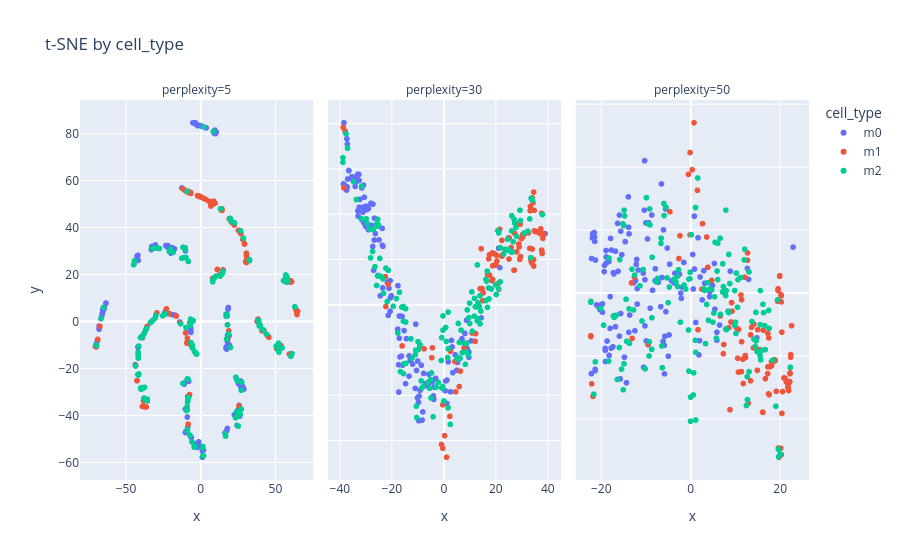

The notebook cell this image was saved under:
### Markdown cell above
pca has all of the variance in one component

### Code cell
perplexities = [5, 30, 50]
proj = []
for p in perplexities:
    tsne_xy = TSNE(n_components=2, perplexity=p, random_state=RANDOM_STATE).fit_transform(X_emb)
    proj.append(pd.DataFrame({"x": tsne_xy[:, 0], "y": tsne_xy[:, 1], "cell_type": data["cell_type"], "perplexity": p}))
proj = pd.concat(proj)

fig = px.scatter(proj, x="x", y="y", color="cell_type", facet_col="perplexity", title="t-SNE by cell_type")
fig.update_xaxes(matches=None)
fig.update_yaxes(matches=None)
fig.show()

### Figure 1 — Plotly figure (JSON) as saved in the notebook; plotly's stock layout.template omitted (floating-point values rounded to 4 significant figures; data arrays with more than 128 entries replaced by an {"elided": "..."} marker saying what was removed)
{"data": [{"hovertemplate": "cell_type=m0<br>perplexity=5<br>x=%{x}<br>y=%{y}<extra></extra>", "legendgroup": "m0", "marker": {"color": "#636efa", "symbol": "circle"}, "mode": "markers", "name": "m0", "showlegend": true, "type": "scattergl", "x": {"elided": "132 float values"}, "xaxis": "x", "y": {"elided": "132 float values"}, "yaxis": "y"}, {"hovertemplate": "cell_type=m0<br>perplexity=30<br>x=%{x}<br>y=%{y}<extra></extra>", "legendgroup": "m0", "marker": {"color": "#636efa", "symbol": "circle"}, "mode": "markers", "name": "m0", "showlegend": false, "type": "scattergl", "x": {"elided": "132 float values"}, "xaxis": "x2", "y": {"elided": "132 float values"}, "yaxis": "y2"}, {"hovertemplate": "cell_type=m0<br>perplexity=50<br>x=%{x}<br>y=%{y}<extra></extra>", "legendgroup": "m0", "marker": {"color": "#636efa", "symbol": "circle"}, "mode": "markers", "name": "m0", "showlegend": false, "type": "scattergl", "x": {"elided": "132 float values"}, "xaxis": "x3", "y": {"elided": "132 float values"}, "yaxis": "y3"}, {"hovertemplate": "cell_type=m1<br>perplexity=5<br>x=%{x}<br>y=%{y}<extra></extra>", "legendgroup": "m1", "marker": {"color": "#EF553B", "symbol": "circle"}, "mode": "markers", "name": "m1", "showlegend": true, "type": "scattergl", "x": [0.09072, -6.405, 8.04, -9.16, -42.66, -38.98, 2.061, 1.155, 58.06, -7.87, 6.867, 64.98, -67.51, -10.11, 31.51, 53.89, -38.26, -8.822, 13.6, 6.508, 5.372, -7.409, -2.033, -29.3, 28.61, 26.51, -35.9, 8.958, 14.32, -9.103, -16.25, -6.518, -36.43, -37.1, 44.52, 30.7, -29.74, 37.84, -9.046, 64.35, 30.13, 60.56, 26.99, 25.68, 64.44, 25.34, -11.78, 20.56, 60.55, -42.59, 31.03, -8.343, 63.42, 59.65, -7.62, 8.561, 64.59, 60.21, -22.86, -37.61, 30.92, 51.06, 12.96, 28.24, 22.51, 30.68, 41.13, 45.16, 18.79, 59.45, -6.619, -13.6, 63.84, 61.0, 42.38, 21.72, 29.43, 38.5, -1.24, 3.357, 29.38, 11.17, 30.72, -10.43, 8.728, 15.03, 9.658, 11.25, -10.71, -7.86, 6.603, 53.84, 21.55, -0.9927, 14.29, 45.7, -68.99, -69.84, -70.48, 18.04, 18.18, -20.99, -43.47, 19.13], "xaxis": "x", "y": [53.02, -9.985, 18.32, -9.242, -25.19, -36.15, 52.44, 52.72, 18.43, 55.36, 49.17, 4.375, -1.998, -4.845, 26.72, -10.84, -33.83, -7.087, 47.57, 50.88, 51.27, -31.11, 53.58, 3.644, 35.01, 37.97, -2.161, 50.05, 47.29, -8.915, 2.316, 54.52, -36.42, -36.37, -5.738, 25.09, 3.126, 0.02753, 55.13, 4.448, 25.5, -13.84, 37.47, -36.04, 3.283, 38.81, 56.47, 42.38, 17.26, -25.23, 25.32, -43.72, 5.847, -13.85, -31.67, 50.59, 2.966, 16.72, 5.366, -36.22, 27.12, -11.64, 19.92, 35.01, 41.09, 29.08, -3.977, -6.261, -4.007, -13.88, 54.85, -0.6292, 5.103, 16.9, -3.803, 41.78, 32.97, 1.037, 53.25, 52.0, 33.11, 22.14, 28.09, 55.8, 51.2, 22.0, 50.41, 22.18, 55.95, 54.89, 50.52, -10.25, 42.29, 53.48, 47.97, -6.724, -7.596, -10.85, -10.62, -1.368, -7.457, 3.327, -18.75, 43.76], "yaxis": "y"}, {"hovertemplate": "cell_type=m1<br>perplexity=30<br>x=%{x}<br>y=%{y}<extra></extra>", "legendgroup": "m1", "marker": {"color": "#EF553B", "symbol": "circle"}, "mode": "markers", "name": "m1", "showlegend": false, "type": "scattergl", "x": [36.99, -0.2511, 26.07, -0.7159, 12.27, 14.58, 36.32, 36.68, 17.05, 38.02, 34.79, 18.84, -37.83, 1.226, 29.52, 21.32, 14.13, 0.5076, 34.23, 35.05, 35.33, -4.223, 37.54, 6.087, 31.18, 32.24, 7.956, 34.63, 34.12, -0.2212, 2.715, 37.86, 15.31, 15.14, 22.95, 29.16, 6.523, 25.39, 38.12, 18.98, 29.07, 20.3, 31.94, -15.89, 19.47, 32.75, 38.67, 33.61, 17.45, 12.45, 29.13, -7.446, 18.65, 20.52, -4.467, 34.76, 19.62, 17.78, 4.743, 14.88, 29.47, 21.69, 27.41, 31.17, 33.24, 30.05, 24.0, 22.54, -22.15, 20.6, 37.85, 2.488, 18.97, 17.75, 23.76, 33.44, 30.54, 25.27, 37.32, 35.81, 30.5, 27.2, 29.7, 38.32, 34.79, 28.24, 34.51, 27.34, 38.36, 38.0, 35.0, 21.34, 33.51, 37.31, 34.16, 22.53, -38.36, -38.61, -38.61, -22.36, -21.31, 4.473, 11.05, 33.87], "xaxis": "x2", "y": [0.7975, -1.105, 0.6319, -1.544, -0.4035, 0.6183, 0.8019, 0.8006, 0.3342, 0.5662, 1.244, 0.5723, 1.917, -1.684, 0.8891, 0.2406, 0.1781, -1.446, 0.6157, 0.8167, 0.8093, -0.4758, 0.8383, -0.9041, 0.7832, 0.7989, -0.4766, 0.5003, 0.4605, -1.585, -0.5145, 1.01, 0.1309, 0.04347, 0.5582, 0.6388, -0.7332, 0.7371, 0.9998, 0.4304, 0.6707, 0.4386, 0.795, -0.4546, 0.4351, 0.7936, 0.784, 0.504, 0.508, -0.3182, 0.9031, -0.4872, 0.2675, 0.5456, -0.5843, 0.4985, 0.5631, 0.3277, -0.9623, 0.179, 0.5008, 0.8338, 0.7905, 0.781, 0.6225, 0.7303, 0.6096, 0.5356, -0.01935, 0.4826, 0.6029, -1.232, 0.2807, 0.5522, 0.611, 1.039, 0.7459, 0.505, 0.7853, 0.8089, 0.7755, 0.3825, 0.5319, 0.7333, 0.4279, 0.5849, 1.126, 0.3819, 0.7637, 0.572, 1.042, 0.1716, 1.084, 0.7934, 1.18, 0.7105, 1.292, 1.958, 1.958, 0.3094, 0.2261, -0.6276, -0.312, 0.4733], "yaxis": "y2"}, {"hovertemplate": "cell_type=m1<br>perplexity=50<br>x=%{x}<br>y=%{y}<extra></extra>", "legendgroup": "m1", "marker": {"color": "#EF553B", "symbol": "circle"}, "mode": "markers", "name": "m1", "showlegend": false, "type": "scattergl", "x": [21.64, -0.07664, 15.51, -0.4214, 7.382, 8.865, 21.23, 21.43, 10.31, 22.3, 20.36, 11.42, -21.8, 0.8225, 17.53, 12.78, 8.592, 0.4152, 20.04, 20.49, 20.65, -2.329, 22.01, 3.646, 18.48, 18.99, 4.762, 20.27, 19.97, -0.07493, 1.712, 22.21, 9.326, 9.232, 13.69, 17.35, 3.914, 15.06, 22.36, 11.47, 17.29, 12.16, 18.85, -9.457, 11.74, 19.22, 22.66, 19.67, 10.58, 7.485, 17.34, -4.575, 11.31, 12.28, -2.556, 20.34, 11.84, 10.77, 2.72, 9.084, 17.49, 12.96, 16.32, 18.48, 19.5, 17.85, 14.22, 13.48, -13.04, 12.32, 22.21, 1.575, 11.46, 10.76, 14.11, 19.6, 18.18, 14.99, 21.86, 20.93, 18.15, 16.17, 17.61, 22.45, 20.35, 16.78, 20.21, 16.25, 22.47, 22.3, 20.47, 12.79, 19.63, 21.85, 20.01, 13.47, -22.07, -22.25, -22.25, -13.17, -12.54, 2.597, 6.686, 19.81], "xaxis": "x3", "y": [-0.2847, 0.1849, -0.1797, 0.3769, -0.1929, -0.3706, -0.2713, -0.2817, -0.1105, -0.2543, -0.5135, -0.2498, -0.3283, 0.5411, -0.1425, 0.1043, -0.1104, 0.3918, -0.516, -0.3825, -0.3132, 0.1823, -0.3099, 0.1781, -0.2162, -0.2145, 0.04029, -0.004909, 0.053, 0.4466, -0.1167, -0.2836, -0.05772, -0.03057, -0.1089, -0.2349, 0.08178, -0.1165, -0.2369, -0.1548, -0.2561, 0.05024, -0.2119, -0.1631, -0.2103, -0.3124, -0.1037, -0.4927, -0.2074, -0.1636, -0.1281, 0.2587, -0.006248, -0.1987, 0.1096, -0.02809, -0.2875, -0.1159, 0.2207, -0.09208, -0.3204, -0.3505, -0.1182, -0.2182, -0.02574, -0.2337, -0.09845, -0.1328, -0.1443, -0.2049, -0.2812, 0.3264, -0.02092, -0.2512, -0.1741, 0.008156, -0.2311, -0.2458, -0.2972, -0.2698, -0.2176, -0.3787, -0.3229, -0.2038, -0.008704, -0.2723, -0.4929, -0.3792, -0.1958, -0.2565, -0.1244, 0.1275, 0.01349, -0.3002, 0.05483, -0.2788, -0.2886, -0.1386, -0.1359, 0.03216, 0.05009, 0.01218, -0.07281, -0.5218], "yaxis": "y3"}, {"hovertemplate": "cell_type=m2<br>perplexity=5<br>x=%{x}<br>y=%{y}<extra></extra>", "legendgroup": "m2", "marker": {"color": "#00cc96", "symbol": "circle"}, "mode": "markers", "name": "m2", "showlegend": true, "type": "scattergl", "x": {"elided": "145 float values"}, "xaxis": "x", "y": {"elided": "145 float values"}, "yaxis": "y"}, {"hovertemplate": "cell_type=m2<br>perplexity=30<br>x=%{x}<br>y=%{y}<extra></extra>", "legendgroup": "m2", "marker": {"color": "#00cc96", "symbol": "circle"}, "mode": "markers", "name": "m2", "showlegend": false, "type": "scattergl", "x": {"elided": "145 float values"}, "xaxis": "x2", "y": {"elided": "145 float values"}, "yaxis": "y2"}, {"hovertemplate": "cell_type=m2<br>perplexity=50<br>x=%{x}<br>y=%{y}<extra></extra>", "legendgroup": "m2", "marker": {"color": "#00cc96", "symbol": "circle"}, "mode": "markers", "name": "m2", "showlegend": false, "type": "scattergl", "x": {"elided": "145 float values"}, "xaxis": "x3", "y": {"elided": "145 float values"}, "yaxis": "y3"}], "layout": {"annotations": [{"font": {}, "showarrow": false, "text": "perplexity=5", "x": 0.16, "xanchor": "center", "xref": "paper", "y": 1, "yanchor": "bottom", "yref": "paper"}, {"font": {}, "showarrow": false, "text": "perplexity=30", "x": 0.5, "xanchor": "center", "xref": "paper", "y": 1, "yanchor": "bottom", "yref": "paper"}, {"font": {}, "showarrow": false, "text": "perplexity=50", "x": 0.84, "xanchor": "center", "xref": "paper", "y": 1, "yanchor": "bottom", "yref": "paper"}], "legend": {"title": {"text": "cell_type"}, "tracegroupgap": 0}, "title": {"text": "t-SNE by cell_type"}, "xaxis": {"anchor": "y", "domain": [0, 0.32], "title": {"text": "x"}}, "xaxis2": {"anchor": "y2", "domain": [0.34, 0.66], "title": {"text": "x"}}, "xaxis3": {"anchor": "y3", "domain": [0.68, 1.0], "title": {"text": "x"}}, "yaxis": {"anchor": "x", "domain": [0, 1], "title": {"text": "y"}}, "yaxis2": {"anchor": "x2", "domain": [0, 1], "showticklabels": false}, "yaxis3": {"anchor": "x3", "domain": [0, 1], "showticklabels": false}}}
